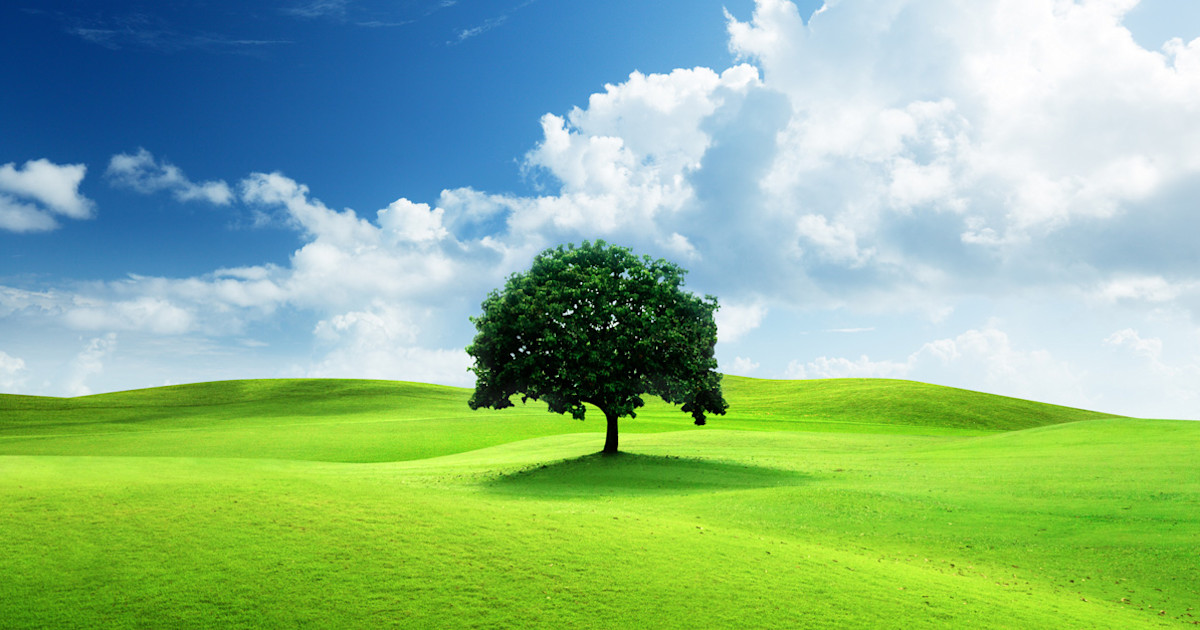
#> input picture experiment-8/image.png, 1200 x 630 px
$ python exp8.py
#> lines starting #> are read from the running program, lines starting #| are printed output that depends on the picture; after the words box and inside, x2 and y2 are one past the last pixel; in counts of white or black regions, pixels touching at a corner belong together
import cv2
import numpy as np

# Load the input image
image = cv2.imread('image.png')
#> image is the input picture: shape (630, 1200, 3); mean B, G, R 139.9, 183.6, 139.8

# Add a watermark
watermark_text = 'WATERMARK'
font = cv2.FONT_HERSHEY_SIMPLEX
font_scale = 2
font_thickness = 3
color = (0, 0, 255)  # Red color for watermark

# Get the size of the text
(text_width, text_height), _ = cv2.getTextSize(watermark_text, font, font_scale, font_thickness)

# Set position for watermark (center of the image)
x = (image.shape[1] - text_width) // 2
#> x = 416
y = (image.shape[0] + text_height) // 2
#> y = 337

# Draw the watermark
watermarked_image = image.copy()
cv2.putText(watermarked_image, watermark_text, (x, y), font, font_scale, color, font_thickness)
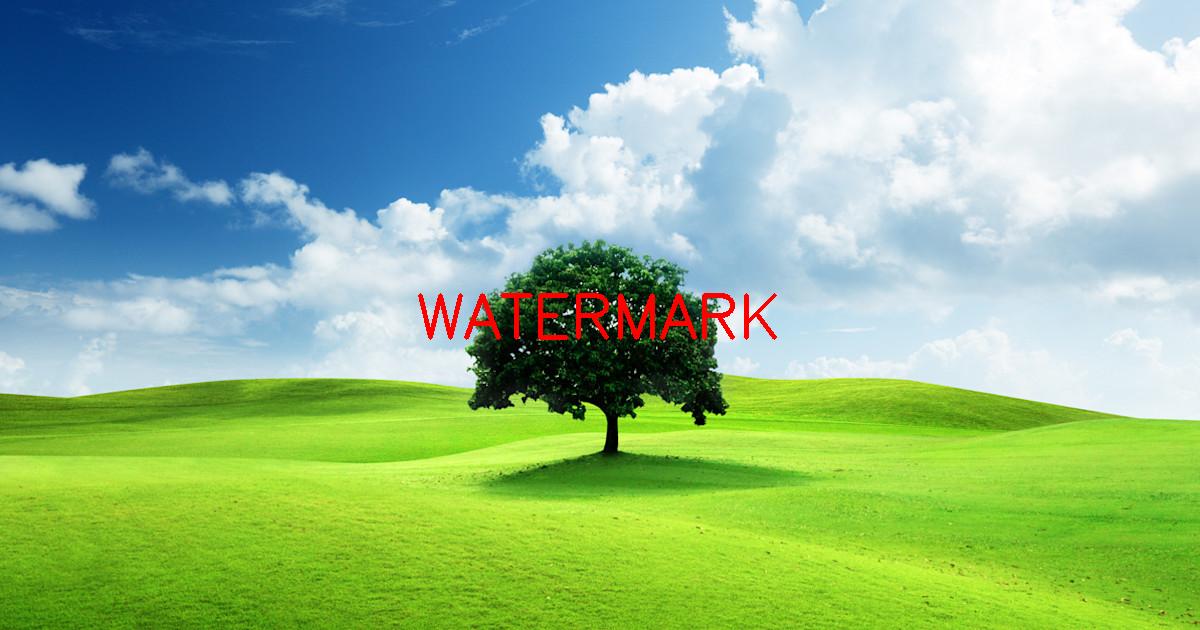
#> watermarked_image: shape (630, 1200, 3); 0.71% of pixels changed, all inside (x1, y1, x2, y2) = (418, 293, 777, 340)

# Save and display watermarked image
# cv2.imwrite('watermarked_image.png', watermarked_image)
cv2.imshow('Watermarked Image', watermarked_image)
cv2.waitKey(0)
cv2.destroyAllWindows()

# Remove the watermark using inpainting
# Create a mask for the watermark
mask = np.zeros_like(image[:, :, 0])
cv2.putText(mask, watermark_text, (x, y), font, font_scale, 255, font_thickness)
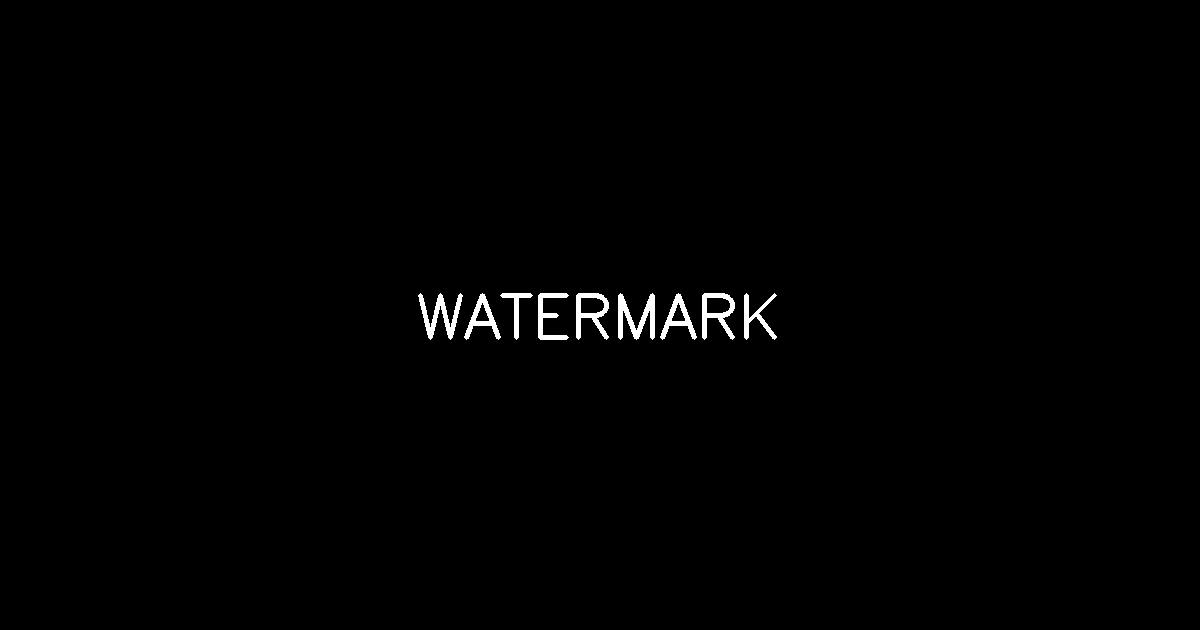
#> mask: shape (630, 1200); 0.71% white; 9 white regions, largest, box (x1, y1, x2, y2) and area: (618, 293, 655, 340) 826, (418, 293, 463, 340) 777, (576, 293, 609, 340) 656

# Inpainting to remove watermark
inpainted_image = cv2.inpaint(watermarked_image, mask, inpaintRadius=3, flags=cv2.INPAINT_TELEA)

# Save and display the result
# cv2.imwrite('inpainted_image.png', inpainted_image)
cv2.imshow('Inpainted Image', inpainted_image)
cv2.waitKey(0)
cv2.destroyAllWindows()
